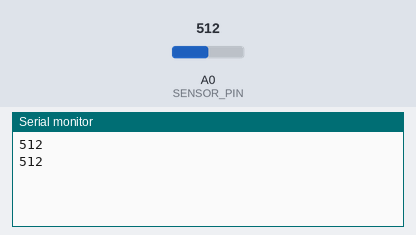
A sketch run on a simulated Arduino Uno, built with avr-gcc and run on an emulated ATmega328P. Shown: the last lines printed to the serial monitor. Inputs (shaded band) come from the test bench; at power-on: A0 (SENSOR_PIN) = 512.

Above: at 1.8 s.
1.9 s: A0 (SENSOR_PIN) set to 716
At 2.8 s:
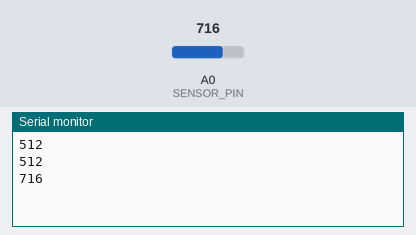
3.4 s: A0 (SENSOR_PIN) set to 900
At 4.8 s:
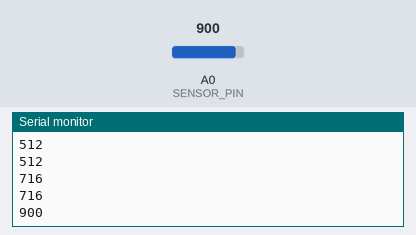
Timing chart, 0 to 6.4 s (numbered marks = the images above; inputs shaded):
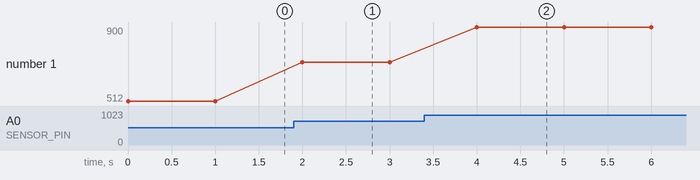

The sketch:

main.ino
```cpp
// main.ino – schelet de firmware pentru nodul de achiziție
#include "config.h"

void setup() {
  // inițializăm portul serial
  Serial.begin(SERIAL_BAUD);
}

void loop() {
  // citim valoarea brută a ADC (0..1023)
  int raw = analogRead(SENSOR_PIN);

  // o trimitem spre calculator
  Serial.println(raw);

  // așteptăm până la următoarea măsurare
  delay(SAMPLE_PERIOD_MS);
}
```

config.h
```cpp
//config.h -parametrii nodului de achizitie
#ifndef CONFIG_H
#define CONFIG_H

#define SENSOR_PIN          A0      // intrarea analogică a senzorului
#define SAMPLE_PERIOD_MS    1000    // compromis: 1 s (consum redus, dinamică suficientă)
#define SERIAL_BAUD         115200  // viteza portului serial (optimizat pentru transfer rapid)
#define LED_PIN             13      // LED de stare
#define BUTTON_PIN          2       // buton de pornire/oprire achiziție

#endif
```

Measured:
- after the input at 1.9 s, the serial monitor: prints a new line after 0.10 s (image 1)
- after the input at 3.4 s, the serial monitor: prints a new line after 0.60 s (image 2)
- plotted number 1: 512 → 716 after the input at 1.9 s, 716 → 900 after the input at 3.4 s
